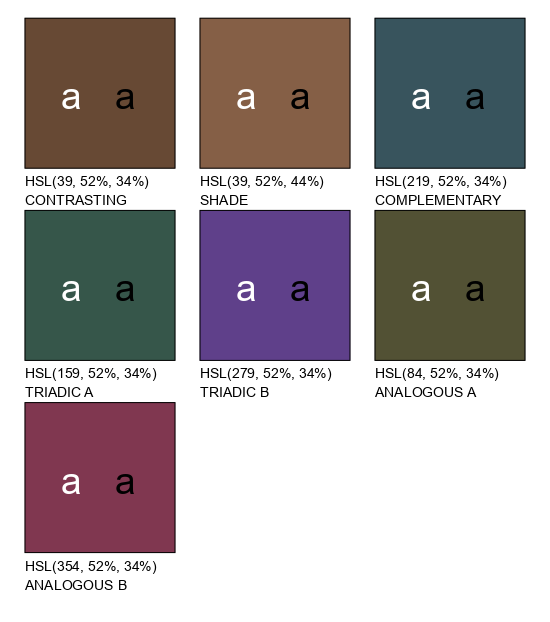
#> input picture src/lambdawaker/draw/color/color_visualization_test.png, 550 x 622 px
$ python -i draw_shadow_for_shape.py   (imports and definitions only)
#> lines starting #> are read from the running program, lines starting #| are printed output that depends on the picture
#> further down, picture is the input picture: PIL image 550x622 RGB; mean R, G, B 175.1, 167.9, 169.2
from PIL import Image, ImageFilter


def draw_shadow_for_shape(shape_image, shadow_color=(0, 0, 0), shadow_opacity=128, blur_radius=5, offset=(0, 0)):
    """
    Draw a shadow for a PNG image with transparency.

    Parameters:
    shape_image (PIL.Image): The transparent PNG image containing the shape.
    shadow_color (tuple): RGB color of the shadow. Defaults to black (0, 0, 0).
    shadow_opacity (int): Opacity of the shadow (0-255). Defaults to 128.
    blur_radius (int): Radius of the Gaussian blur for the shadow. Defaults to 10.
    offset (tuple): (x, y) offset of the shadow from the original shape. Defaults to (5, 5).

    Returns:
    PIL.Image: Image with the shadow applied behind the original shape.
    """
#> called with shadow_color = (0, 0, 0), shadow_opacity = 128, blur_radius = 5, offset = (0, 0)
    width, height = shape_image.size
#> width = 550; height = 622
    offset_x, offset_y = offset

    # Create a new image large enough to contain both shape and shadow
    expanded_width = width + abs(offset_x) + blur_radius * 2
#> expanded_width = 560
    expanded_height = height + abs(offset_y) + blur_radius * 2
#> expanded_height = 632

    result = Image.new('RGBA', (expanded_width, expanded_height), (0, 0, 0, 0))
#> result: PIL image 560x632 RGBA; every value is 0

    # Extract alpha channel from the shape
    alpha = shape_image.split()[3] if shape_image.mode == 'RGBA' else shape_image.convert('RGBA').split()[3]
#> alpha: PIL image 550x622 L; every value is 255

    # Create shadow layer
    shadow = Image.new('RGBA', (expanded_width, expanded_height), (0, 0, 0, 0))
    shadow_with_color = Image.new('RGBA', shape_image.size, shadow_color + (shadow_opacity,))

    # Position the shadow
    shadow_x = blur_radius + max(0, offset_x)
    shadow_y = blur_radius + max(0, offset_y)
    shadow.paste(shadow_with_color, (shadow_x, shadow_y), alpha)
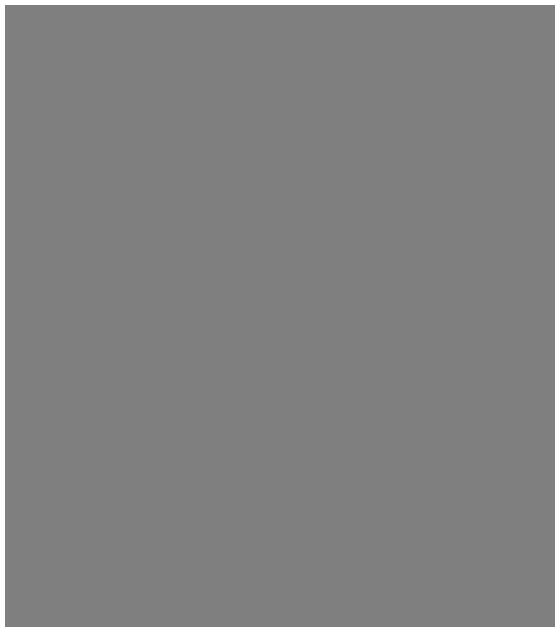
#> shadow: PIL image 560x632 RGBA; mean R, G, B, A 0, 0, 0, 123.7; transparent parts drawn white

    # Apply blur to shadow
    shadow = shadow.filter(ImageFilter.GaussianBlur(blur_radius))
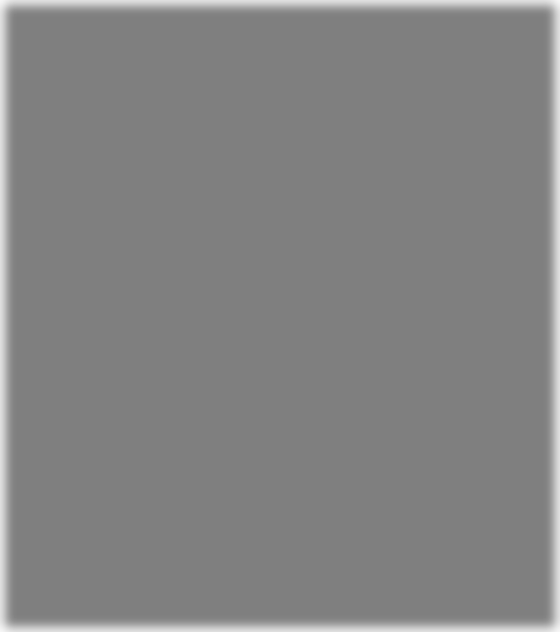
#> shadow: PIL image 560x632 RGBA; mean R, G, B, A 0, 0, 0, 123.5; transparent parts drawn white

    # Paste the original shape on top
    shape_x = blur_radius + max(0, -offset_x)
    shape_y = blur_radius + max(0, -offset_y)

    result.paste(shadow, (0, 0), shadow)
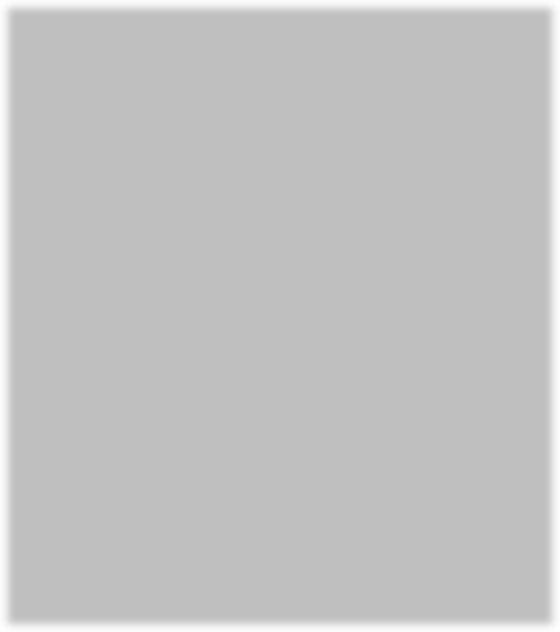
#> result: PIL image 560x632 RGBA; mean R, G, B, A 0, 0, 0, 60.7; transparent parts drawn white
#> (the run stopped early here; a loop or call above may not have finished)
